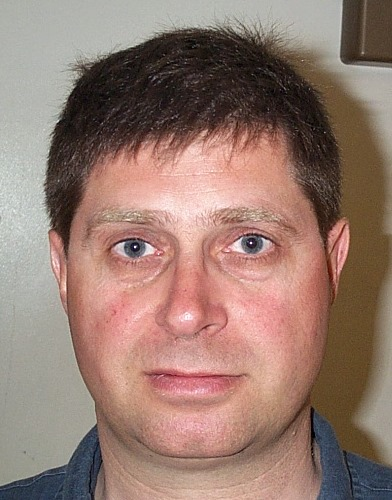
%> input picture db1_01.jpg, 392 x 500 px
$ octave scalingandmore_Christian.m   (GNU Octave 9; MATLAB toolbox functions it lacks are replaced by stand-ins)
%> lines starting %> are read from the running program, lines starting %| are printed output that depends on the picture; in (x1, y1, x2, y2) boxes, pixels count from 0 and x2, y2 are one past the last pixel; in counts of white or black regions, pixels touching at a corner belong together; the program's own positions count from 1
### skinRecognition.m

% https://ieeexplore.ieee.org/stamp/stamp.jsp?tp=&arnumber=560536
% sMin: 0, sMax: 50, hMin: 0.23, hMax: 0.68

function [outLogical] = skinRecognition(inImg)

crMin = 134;
crMax = 183;
cbMin = 86;
cbMax = 137;
sMin = 0.15;
sMax = 0.75;
hMin = 0;
hMax = 0.873;
vMin = 0.35;
vMax = 1;

SE = strel('sphere', 3);
SE2_1 = strel('line', 300, 90);
SE2_2 = strel('line', 300, 0);


%img = greyWorldAssumption(img);
%img = referenceWhite(inImg);


hsvImg = rgb2hsv(inImg);
cbcrImg = rgb2ycbcr(inImg);

thresholdLogical = hsvImg(:, :, 1) > hMin & hsvImg(:, :, 1) < hMax & ...
    hsvImg(:,:,2) > sMin & hsvImg(:,:,2) < sMax & ...
    hsvImg(:,:,3) > vMin & hsvImg(:,:,3) < vMax & ...
    cbcrImg(:,:,2) > cbMin & cbcrImg(:,:,2) < cbMax & ...
    cbcrImg(:,:,3) > crMin & cbcrImg(:,:,3) < crMax;

%resultHsvImg = thresholdLogical.*hsvImg(:,:,3);

%resultLogical = resultHsvImg > 0.6;

thresholdLogical = imclose(thresholdLogical, SE2_1);
thresholdLogical = imclose(thresholdLogical, SE2_2);
thresholdLogical = imopen(thresholdLogical, SE);

outLogical = thresholdLogical;


%skinImg = img.*uint8(resultLogical);
%imshow(skinImg);

end

### scalingandmore_Christian.m
%% different images for testing
%im = imread('image_0009.jpg');
im = imread('db1_01.jpg');
%> im is the input picture: size 500x392x3 uint8; mean R, G, B 150.1, 122.6, 111.8
% [5 lines of commented-out code are left out]
I = rgb2gray(im);
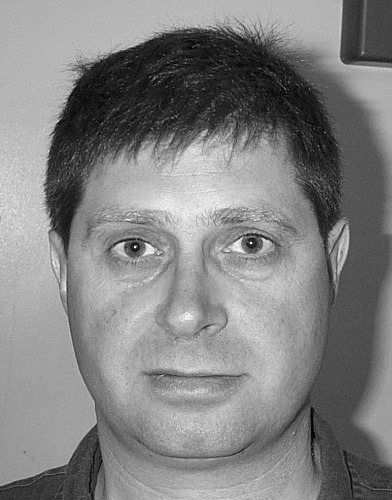
%> I: size 500x392 uint8; min 0, max 251, mean 129.6
%figure
%imshow(I)

%% Denna section används inte just nu men vill inte ta bort det än
S = sum(im,3);
[~,idx] = max(S(:));
%> idx = 67248
[row,col] = ind2sub(size(S),idx); %Hitta ljusaste punkten
%> row = 248; col = 135


%imshow(img);
viscircles([col, row], 3, 'Color', 'b');
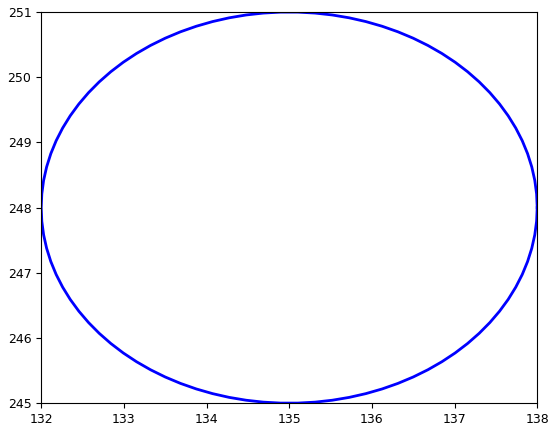
%> figure redrawn from the program's plot data

hsvImg = rgb2hsv(im);
%> hsvImg: size 500x392x3 double; mean H, S, V 0.123, 0.29, 0.593

%imshow(hsvImg);

thresholdLogical = hsvImg(:, :, 1) > 0 & hsvImg(:, :, 1) < 50 & hsvImg(:,:,2) > 0.23 & hsvImg(:,:,2) < 0.68;
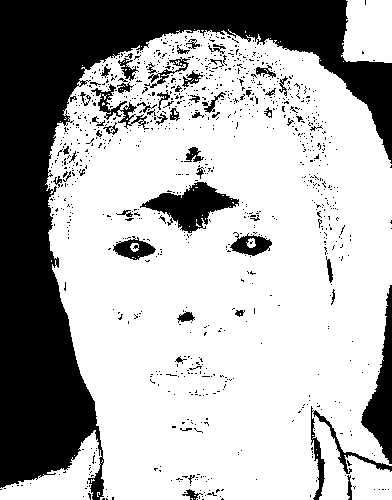
%> thresholdLogical: size 500x392 logical; 68.8% white; 997 black regions (937 under 20 px), largest, box (x1, y1, x2, y2) and area: (0, 0, 392, 500) 48420, (361, 285, 392, 464) 2288, (140, 182, 239, 233) 2265

resultHsvImg = thresholdLogical.*hsvImg(:,:,3);
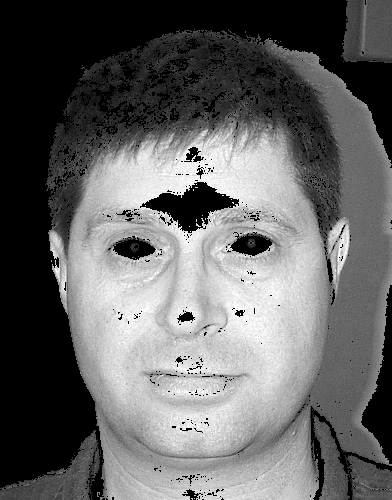
%> resultHsvImg: size 500x392 double; min 0, max 1, mean 0.394

resultLogical = resultHsvImg > 0.6;
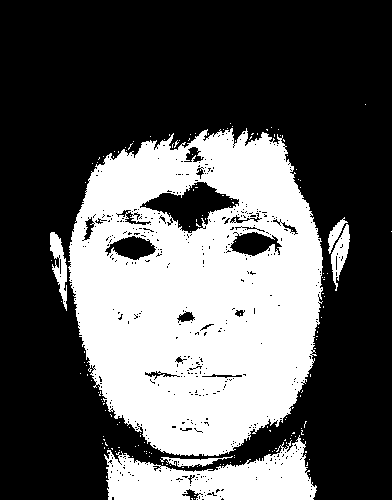
%> resultLogical: size 500x392 logical; 35.6% white; 165 white regions (159 under 20 px), largest, box (x1, y1, x2, y2) and area: (68, 128, 323, 456) 60145, (104, 435, 317, 500) 7620, (50, 232, 67, 311) 640, (331, 224, 350, 291) 570, (160, 456, 233, 468) 344, (328, 217, 348, 254) 244

%imshow(resultLogical);

skinImg = im.*uint8(resultLogical);
%> skinImg: size 500x392x3 uint8; mean H, S, V 71.9, 52, 47.3

%imshow(skinImg);


%%

%för bounding box behöver vi ha skinrecognition som ger oss en region för
%skin.
resultLogical = skinRecognition(im);
%> in skinRecognition, `cbcrImg = rgb2ycbcr(inImg);`: cbcrImg: size 500x392x3 uint8; mean of channels 1, 2, 3 127.3, 119.3, 140.8
%> in skinRecognition, `thresholdLogical = hsvImg(:, :, 1) > hMin & hsvImg(:, :, 1) < hMax & h..`: thresholdLogical: size 500x392 logical; 52.9% white; 485 black regions (471 under 20 px), largest, box (x1, y1, x2, y2) and area: (0, 0, 392, 500) 80886, (309, 406, 392, 500) 4373, (361, 296, 392, 464) 1989
%> in skinRecognition, `thresholdLogical = imclose(thresholdLogical, SE2_1);`:
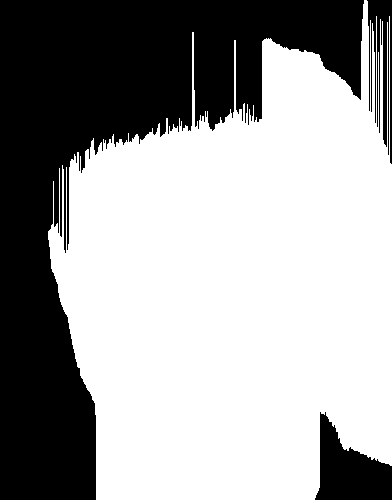
%> thresholdLogical: size 500x392 logical; 62.5% white; 3 black regions, box (x1, y1, x2, y2) and area: (0, 0, 364, 500) 67598, (315, 412, 392, 500) 3887, (367, 0, 392, 164) 2008
%> in skinRecognition, `thresholdLogical = imclose(thresholdLogical, SE2_2);`:
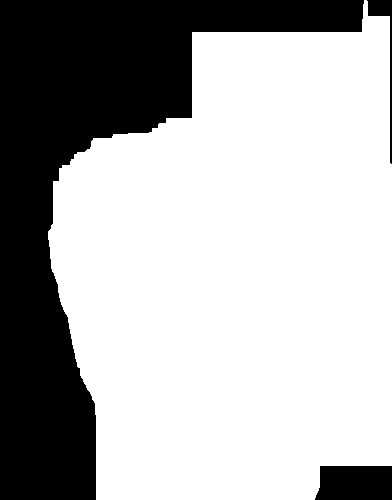
%> thresholdLogical: size 500x392 logical; 69% white; 3 black regions, box (x1, y1, x2, y2) and area: (0, 0, 364, 500) 57578, (315, 466, 392, 500) 2483, (367, 0, 392, 164) 680
%> in skinRecognition, `thresholdLogical = imopen(thresholdLogical, SE);`: thresholdLogical: size 500x308 logical; every value is 1
%> (the run ends here)

$ run again, with image_0009.jpg copied over db1_01.jpg
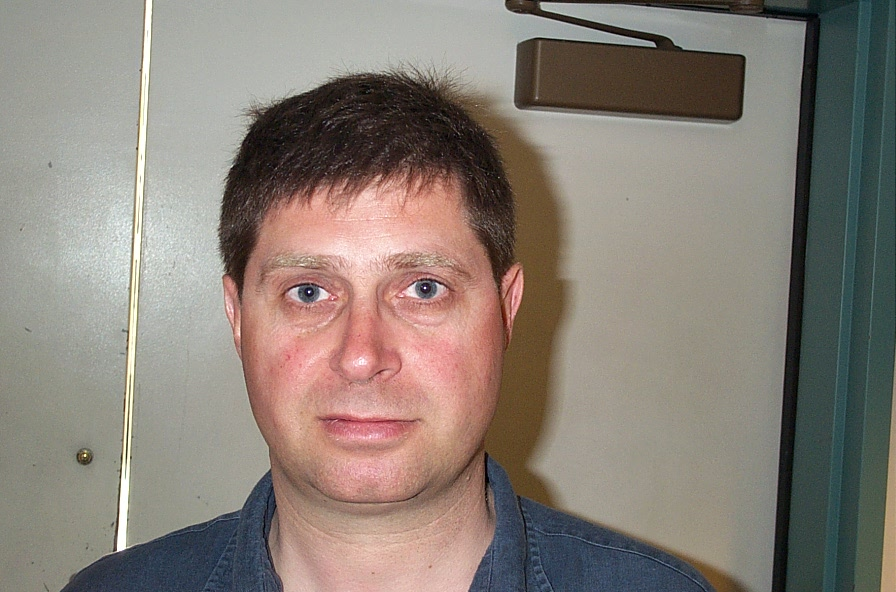
%> input picture image_0009.jpg, 896 x 592 px
%> im is the input picture: size 592x896x3 uint8; mean R, G, B 136.6, 127.2, 118.8
%> idx = 70987
%> row = 539; col = 120
%> hsvImg: size 592x896x3 double; mean H, S, V 0.208, 0.204, 0.552
%> `thresholdLogical = hsvImg(:, :, 1) > 0 & hsvImg(:, :, 1) < 50 & hsvImg..`:
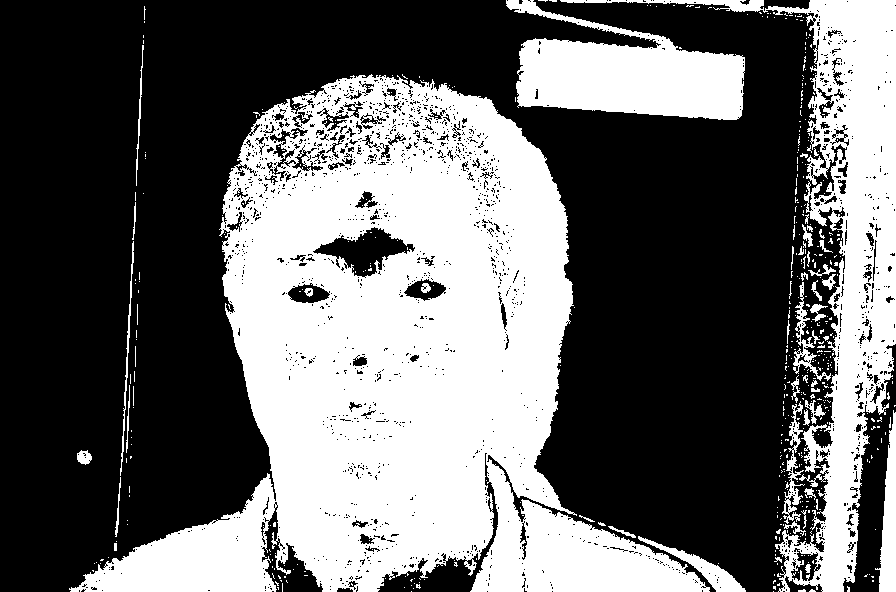
%> thresholdLogical: size 592x896 logical; 40.8% white; 521 white regions (470 under 20 px), largest, box (x1, y1, x2, y2) and area: (69, 74, 710, 592) 155486, (560, 0, 896, 592) 35501, (506, 0, 745, 120) 16065
%> resultLogical: size 592x896 logical; 14.6% white; 220 white regions (210 under 20 px), largest, box (x1, y1, x2, y2) and area: (242, 173, 499, 501) 60101, (277, 482, 492, 592) 13149, (881, 410, 896, 592) 1682
%> skinImg: size 592x896x3 uint8; mean H, S, V 29.4, 21.5, 19.6
%> cbcrImg: size 592x896x3 uint8; mean of channels 1, 2, 3 126.9, 122.9, 132.7
%> in skinRecognition, `thresholdLogical = imclose(thresholdLogical, SE2_2);`:
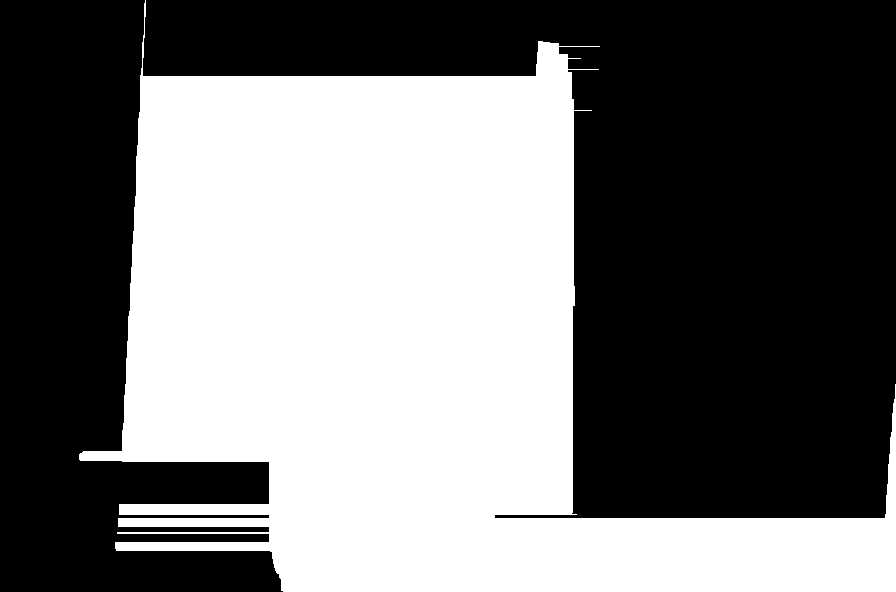
%> thresholdLogical: size 592x896 logical; 45.4% white; 1 white region, box (x1, y1, x2, y2) and area: (79, 0, 896, 592) 240739

$ run again, with db1_04.jpg copied over db1_01.jpg
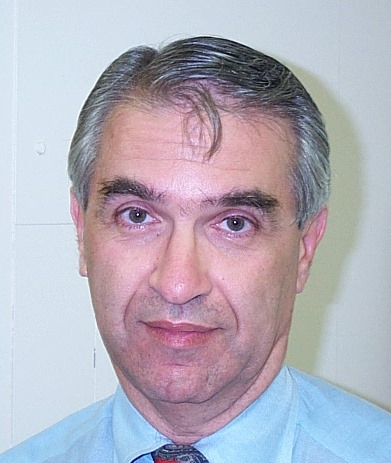
%> input picture db1_04.jpg, 391 x 463 px
%> im is the input picture: size 463x391x3 uint8; mean R, G, B 179.1, 175.3, 187.8
%> idx = 39633
%> row = 278; col = 86
%> hsvImg: size 463x391x3 double; mean H, S, V 0.631, 0.175, 0.779
%> `thresholdLogical = hsvImg(:, :, 1) > 0 & hsvImg(:, :, 1) < 50 & hsvImg..`:
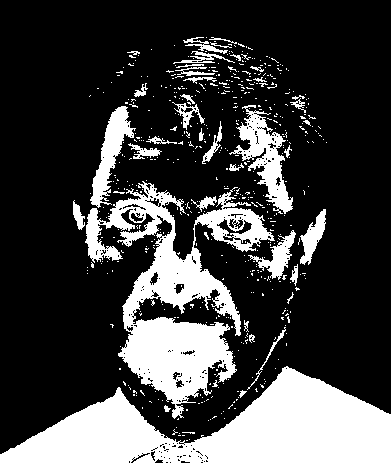
%> thresholdLogical: size 463x391 logical; 25.1% white; 545 white regions (505 under 20 px), largest, box (x1, y1, x2, y2) and area: (0, 366, 391, 463) 20006, (85, 181, 275, 419) 15561, (229, 105, 293, 214) 2440
%> resultLogical: size 463x391 logical; 21.6% white; 375 white regions (349 under 20 px), largest, box (x1, y1, x2, y2) and area: (192, 366, 391, 463) 12381, (117, 181, 275, 400) 11723, (0, 387, 176, 463) 6732
%> skinImg: size 463x391x3 uint8; mean H, S, V 37.1, 36.7, 42.1
%> cbcrImg: size 463x391x3 uint8; mean of channels 1, 2, 3 168.7, 132.9, 128.8
%> in skinRecognition, `thresholdLogical = imopen(thresholdLogical, SE);`:
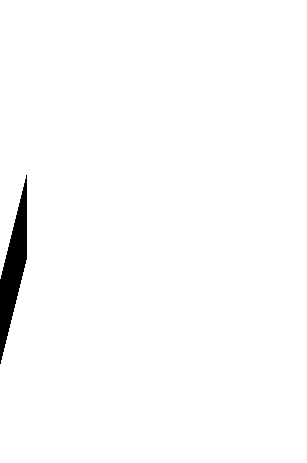
%> thresholdLogical: size 463x307 logical; 98.4% white; 1 black region, box (x1, y1, x2, y2) and area: (0, 175, 27, 364) 2295

$ run again, with db1_02.jpg copied over db1_01.jpg
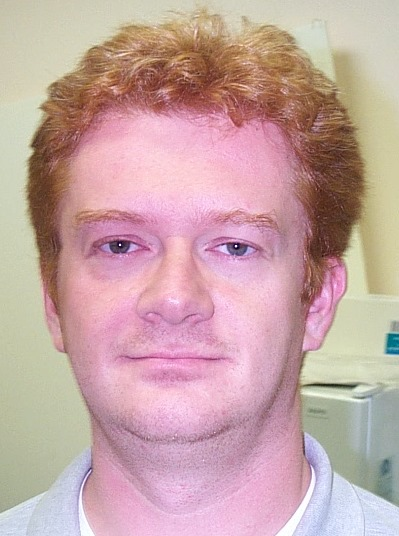
%> input picture db1_02.jpg, 399 x 536 px
%> im is the input picture: size 536x399x3 uint8; mean R, G, B 198.3, 166, 165.2
%> idx = 48773
%> row = 533; col = 91
%> hsvImg: size 536x399x3 double; mean H, S, V 0.519, 0.251, 0.787
%> resultLogical: size 536x399 logical; 37.7% white; 591 white regions (573 under 20 px), largest, box (x1, y1, x2, y2) and area: (25, 8, 396, 526) 78319, (307, 444, 317, 468) 93, (314, 118, 345, 126) 75
%> skinImg: size 536x399x3 uint8; mean H, S, V 76.7, 57, 59.6
%> cbcrImg: size 536x399x3 uint8; mean of channels 1, 2, 3 166.8, 122.9, 142.3
%> in skinRecognition, `thresholdLogical = imclose(thresholdLogical, SE2_2);`:
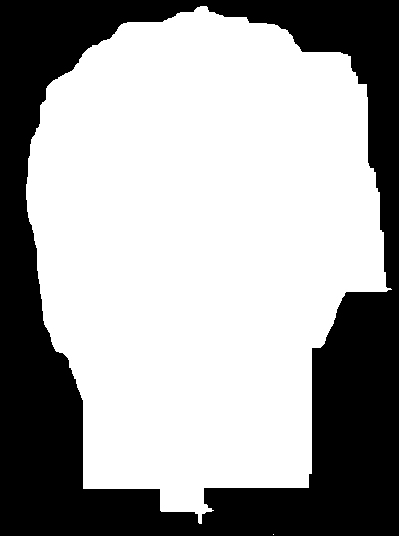
%> thresholdLogical: size 536x399 logical; 63.7% white; 1 black region, box (x1, y1, x2, y2) and area: (0, 0, 399, 536) 77550
